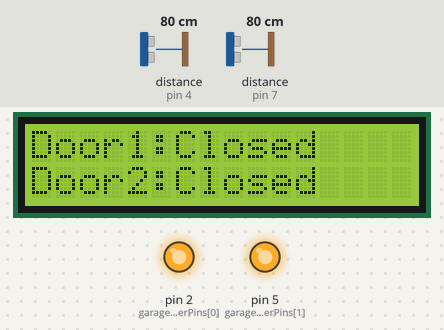
A sketch run on a simulated Arduino Uno, built with avr-gcc and run on an emulated ATmega328P. Shown: 16×2 character LCD, output pins drawn as LEDs (lit = HIGH). Wiring (inferred from the names in the program): 2 × ultrasonic range finder: trigger pin 3, echo pin 4 / trigger pin 6, echo pin 7. The test bench sets the inputs (shaded band); at power-on: distance to the obstacle (sensors on pin 4, pin 7) 80 cm. The echo pulse lasts 58.3 µs per cm; pins used as bus, display or sensor lines are not drawn.

Above: at 3.2 s.
3.3 s: distance to the obstacle (sensor on pin 4) set to 54 cm
5.3 s: distance to the obstacle (sensor on pin 4) set to 48 cm
At 6.6 s:
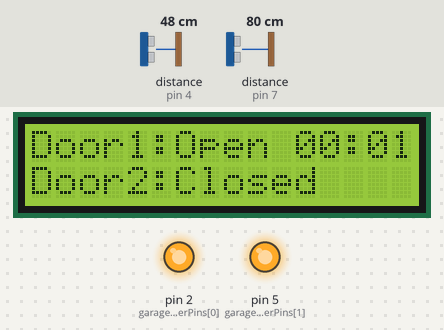
9.4 s: distance to the obstacle (sensor on pin 7) set to 55 cm
11.6 s: distance to the obstacle (sensor on pin 7) set to 47 cm
At 13.0 s:
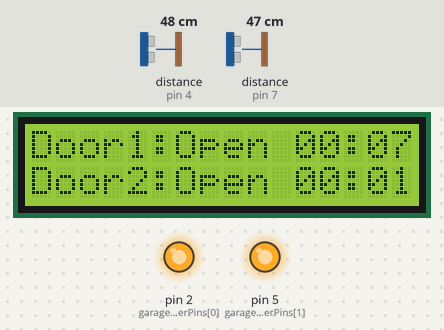
15.7 s: distance to the obstacle (sensor on pin 4) set to 60 cm
At 17.0 s:
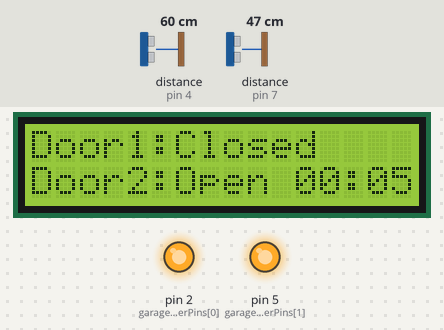
19.8 s: distance to the obstacle (sensor on pin 7) set to 2 cm
At 22.1 s:
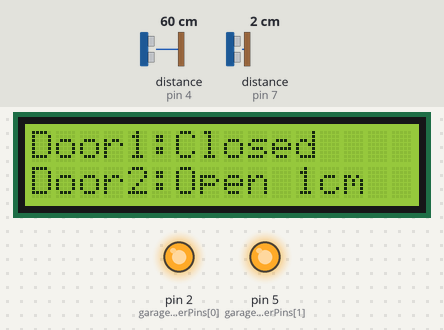
Timing chart, 0 to 23.6 s (numbered marks = the images above; inputs shaded):
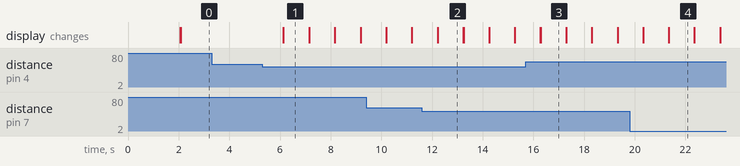

The sketch:

AutoCloseGarageDoor.ino
```cpp
/*
 Auto Close Garage Door

 Senses if the garage door is open or closed using an Ultosonic Sensor.
 If the garage door has been open for 10 minutes or longer then trigger a
 relay module to close it.

 For details on the sensor,
 see: https://docs.arduino.cc/built-in-examples/sensors/Ping

 For details on the Relay Module,
 see: https://www.aranacorp.com/en/using-a-multi-channel-relay-module-with-arduino/

 For details on the LCD Display,
 see: https://docs.arduino.cc/learn/electronics/lcd-displays

 Uses a relay module to interface and toggle the garage door remote control switch.

 Circuit:
 Ultrasonic sensors attached to pins as follows:
 Sensor1: (Trigg: Pin 3, Echo: Pin 4)
 Sensor2: (Trigg: Pin 6, Echo: Pin 7)

 Relay Module attached to pins as follows:
 Relay1: Pin 2
 Relay2: Pin 5

 LCD Display: To show the current state (Open or Close) of the garage doors and
 if open how long it has been open for.
 RegisterSlect (rs): Pin 8
 Enable Pin (en): Pin 9
 Data (d4): Pin 10
 Data (d5): Pin 11
 Data (d6): Pin 12
 Data (d4): Pin 13

 When to close the door: If the garage door has been open for 10 minutes or longer
 then trigger the relay module to close it.

 created by Nikhil Kanchi
 */

 #include <LiquidCrystal.h>

const bool DEBUG = false;

bool toggle = true;
const int garageOpenerPins[2] = { 2, 5 };
const int doorSensorTriggerPins[2] = { 3, 6 };
const int doorSensorEchoPins[2] = { 4, 7 };
const int maxOpenDuration = 600;  //In seconds

int numDoors = 2;
unsigned long garageDoorClosedEndTime[2] = { 0, 0 };

//LCD Pannel Control Pins
const int rs = 8,
          en = 9,
          d4 = 10,
          d5 = 11,
          d6 = 12,
          d7 = 13;
char buffer[100];
LiquidCrystal lcd(rs, en, d4, d5, d6, d7);

String formatTime(int seconds) {
  int min = seconds / 60;
  int sec = seconds % 60;
  char mmss[10];

  sprintf(mmss, "%02d:%02d", min, sec);
  return (mmss);
}


void screenMessage() {
  lcd.begin(16, 2);
  lcd.blink();
  lcd.setCursor(0, 0);
  lcd.print("AutoClose Garage");
  lcd.setCursor(0, 1);
  lcd.print("by Nikhil Kanchi");
  delay(2000);
  lcd.clear();
  lcd.noBlink();
}

int getDoorDistance(int doorNum) {
  long duration;
  int distance;

  digitalWrite(doorSensorTriggerPins[doorNum], LOW);
  delayMicroseconds(2);
  digitalWrite(doorSensorTriggerPins[doorNum], HIGH);
  delayMicroseconds(10);
  digitalWrite(doorSensorTriggerPins[doorNum], LOW);

  duration = pulseIn(doorSensorEchoPins[doorNum], HIGH);

  //Calculate distance in centimeter based on duration of the pulse
  distance = duration * 0.034 / 2;

  if (DEBUG) {
    sprintf(buffer, "Distance of Door# %d : %d cm", doorNum + 1, distance);
    Serial.println(buffer);
  }
  return (distance);
}

void closeDoor(int doorNum) {
  digitalWrite(garageOpenerPins[doorNum], LOW);
  delay(500);
  digitalWrite(garageOpenerPins[doorNum], HIGH);
  return;
}

void setup() {
  // put your setup code here, to run once:
  Serial.begin(9600);
  unsigned long currentTime = millis();
  for (int i = 0; i < numDoors; i++) {
    // Set the OpenerPins to Output and Closed state)
    pinMode(garageOpenerPins[i], OUTPUT);
    digitalWrite(garageOpenerPins[i], HIGH);

    //Set the trigger and echo pins for I/O
    pinMode(doorSensorTriggerPins[i], OUTPUT);
    pinMode(doorSensorEchoPins[i], INPUT);

    // Initialize the grage door open duration to 0
    garageDoorClosedEndTime[i] = currentTime;
  }
  screenMessage();
}

void loop() {
  // put your main code here, to run repeatedly:
  String strDisplay;
  unsigned long currentTime = millis();
  for (int i = 0; i < numDoors; i++) {
    String doorNum = String(i + 1);
    lcd.setCursor(0, i);
    String strPrint = String("Door" + doorNum + ":");
    int distance = getDoorDistance(i);
    int durationOpen = 0;
    if (distance < 50) {
      // Distance from the sensor to the door < 50cm means door is open
      // calculate the duration it has been open in seconds
      // CurrentTime - ClosedEndTime
      durationOpen = (currentTime - garageDoorClosedEndTime[i])/1000;
      // Check if garage door has been open for more than maxAllowed duration
      if (durationOpen > maxOpenDuration) {
        // Attempt to close the door
        strPrint = strPrint + "Closing   ";
        closeDoor(i);
        garageDoorClosedEndTime[i] = currentTime;
      } else {
        if ( toggle )
          strDisplay = formatTime(durationOpen);
        else
          strDisplay = String(String(distance) + "cm  ");
        strPrint = strPrint + String("Open " + strDisplay + "     ");
      }
    } else {
      // Garage door is closed, so set the duration it has been open to 0
      garageDoorClosedEndTime[i] = currentTime;
      strPrint = strPrint + "Closed    ";
    }
    if (DEBUG)
      Serial.println(strPrint);
    lcd.print(strPrint);
    //delay(100);
  }
  toggle = !toggle;
  delay(1000);
}
```

Measured:
- the behaviour switches between 51 and 50 cm on distance to the obstacle (sensor on pin 4) (found by bisection; images 0 and 1)
- the behaviour switches between 51 and 50 cm on distance to the obstacle (sensor on pin 7) (found by bisection; images 1 and 2)
- after the input at 3.3 s, every drawn part: stays the same
- after the input at 5.3 s, the display: changes after 0.84 s (image 1)
- after the input at 11.6 s, the display: first differs from a run without the input after 0.63 s (image 2)
- after the input at 15.7 s, the display: first changes after 0.58 s (image 3 shows a later state)
- what the display in image 1 shows lasts 1.1 s, from 6.1 s to 7.2 s
